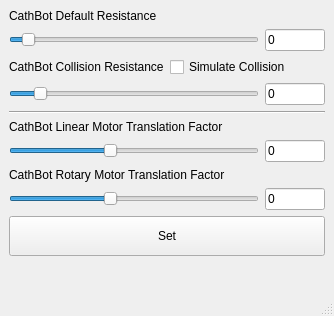
<?xml version="1.0" encoding="UTF-8"?>
<ui version="4.0">
 <class>MainWindow</class>
 <widget class="QMainWindow" name="MainWindow">
  <property name="geometry">
   <rect>
    <x>0</x>
    <y>0</y>
    <width>334</width>
    <height>316</height>
   </rect>
  </property>
  <property name="minimumSize">
   <size>
    <width>334</width>
    <height>316</height>
   </size>
  </property>
  <property name="windowTitle">
   <string>CathBot CAN bus Interface</string>
  </property>
  <widget class="QWidget" name="centralwidget">
   <layout class="QVBoxLayout" name="verticalLayout">
    <item>
     <widget class="QLabel" name="label">
      <property name="text">
       <string>CathBot Default Resistance</string>
      </property>
     </widget>
    </item>
    <item>
     <layout class="QHBoxLayout" name="horizontalLayout">
      <item>
       <widget class="QSlider" name="slider_default_resistance">
        <property name="maximum">
         <number>200</number>
        </property>
        <property name="value">
         <number>10</number>
        </property>
        <property name="orientation">
         <enum>Qt::Orientation::Horizontal</enum>
        </property>
       </widget>
      </item>
      <item>
       <widget class="QLineEdit" name="field_default_resistance">
        <property name="sizePolicy">
         <sizepolicy hsizetype="Fixed" vsizetype="Fixed">
          <horstretch>0</horstretch>
          <verstretch>0</verstretch>
         </sizepolicy>
        </property>
        <property name="maximumSize">
         <size>
          <width>60</width>
          <height>16777215</height>
         </size>
        </property>
        <property name="text">
         <string>0</string>
        </property>
        <property name="readOnly">
         <bool>true</bool>
        </property>
       </widget>
      </item>
     </layout>
    </item>
    <item>
     <layout class="QHBoxLayout" name="horizontalLayout_5">
      <item>
       <widget class="QLabel" name="label_2">
        <property name="text">
         <string>CathBot Collision Resistance</string>
        </property>
       </widget>
      </item>
      <item>
       <widget class="QCheckBox" name="check_simulate_collision">
        <property name="text">
         <string>Simulate Collision</string>
        </property>
       </widget>
      </item>
     </layout>
    </item>
    <item>
     <layout class="QHBoxLayout" name="horizontalLayout_2">
      <item>
       <widget class="QSlider" name="slider_collision_resistance">
        <property name="maximum">
         <number>300</number>
        </property>
        <property name="value">
         <number>30</number>
        </property>
        <property name="orientation">
         <enum>Qt::Orientation::Horizontal</enum>
        </property>
       </widget>
      </item>
      <item>
       <widget class="QLineEdit" name="field_collision_resistance">
        <property name="sizePolicy">
         <sizepolicy hsizetype="Fixed" vsizetype="Fixed">
          <horstretch>0</horstretch>
          <verstretch>0</verstretch>
         </sizepolicy>
        </property>
        <property name="maximumSize">
         <size>
          <width>60</width>
          <height>16777215</height>
         </size>
        </property>
        <property name="text">
         <string>0</string>
        </property>
        <property name="readOnly">
         <bool>true</bool>
        </property>
       </widget>
      </item>
     </layout>
    </item>
    <item>
     <widget class="Line" name="line">
      <property name="orientation">
       <enum>Qt::Orientation::Horizontal</enum>
      </property>
     </widget>
    </item>
    <item>
     <widget class="QLabel" name="label_3">
      <property name="text">
       <string>CathBot Linear Motor Translation Factor</string>
      </property>
     </widget>
    </item>
    <item>
     <layout class="QHBoxLayout" name="horizontalLayout_3">
      <item>
       <widget class="QSlider" name="slider_linear_translation">
        <property name="maximum">
         <number>20</number>
        </property>
        <property name="value">
         <number>8</number>
        </property>
        <property name="orientation">
         <enum>Qt::Orientation::Horizontal</enum>
        </property>
       </widget>
      </item>
      <item>
       <widget class="QLineEdit" name="field_linear_translation">
        <property name="sizePolicy">
         <sizepolicy hsizetype="Fixed" vsizetype="Fixed">
          <horstretch>0</horstretch>
          <verstretch>0</verstretch>
         </sizepolicy>
        </property>
        <property name="maximumSize">
         <size>
          <width>60</width>
          <height>16777215</height>
         </size>
        </property>
        <property name="text">
         <string>0</string>
        </property>
        <property name="readOnly">
         <bool>true</bool>
        </property>
       </widget>
      </item>
     </layout>
    </item>
    <item>
     <widget class="QLabel" name="label_4">
      <property name="text">
       <string>CathBot Rotary Motor Translation Factor</string>
      </property>
     </widget>
    </item>
    <item>
     <layout class="QHBoxLayout" name="horizontalLayout_4">
      <item>
       <widget class="QSlider" name="slider_rotary_translation">
        <property name="maximum">
         <number>20</number>
        </property>
        <property name="value">
         <number>8</number>
        </property>
        <property name="orientation">
         <enum>Qt::Orientation::Horizontal</enum>
        </property>
       </widget>
      </item>
      <item>
       <widget class="QLineEdit" name="field_rotary_translation">
        <property name="sizePolicy">
         <sizepolicy hsizetype="Fixed" vsizetype="Fixed">
          <horstretch>0</horstretch>
          <verstretch>0</verstretch>
         </sizepolicy>
        </property>
        <property name="maximumSize">
         <size>
          <width>60</width>
          <height>16777215</height>
         </size>
        </property>
        <property name="text">
         <string>0</string>
        </property>
        <property name="readOnly">
         <bool>true</bool>
        </property>
       </widget>
      </item>
     </layout>
    </item>
    <item>
     <widget class="QPushButton" name="pushButton">
      <property name="minimumSize">
       <size>
        <width>0</width>
        <height>40</height>
       </size>
      </property>
      <property name="text">
       <string>Set</string>
      </property>
     </widget>
    </item>
    <item>
     <spacer name="verticalSpacer">
      <property name="orientation">
       <enum>Qt::Orientation::Vertical</enum>
      </property>
      <property name="sizeHint" stdset="0">
       <size>
        <width>20</width>
        <height>40</height>
       </size>
      </property>
     </spacer>
    </item>
   </layout>
  </widget>
  <widget class="QMenuBar" name="menubar">
   <property name="geometry">
    <rect>
     <x>0</x>
     <y>0</y>
     <width>334</width>
     <height>33</height>
    </rect>
   </property>
  </widget>
  <widget class="QStatusBar" name="statusbar"/>
 </widget>
 <resources/>
 <connections/>
</ui>
